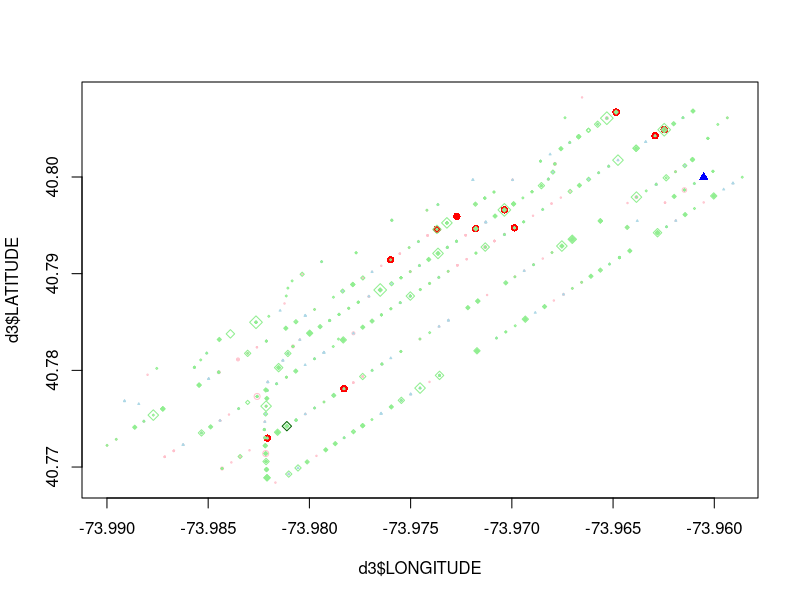

Reproduce this figure in R.
# October 15, 2015
library(dplyr)
library(lubridate)

# reads in data
d <- read.csv("CB7-10023-10024-10025-10069.csv", stringsAsFactors = FALSE, header = TRUE)

# d$hurt is greater than 0 if someone is injured or killed
d$hurt <- d[,11] + d[,12]

# filter data to include only rows w/ injury or death
d2 <- filter(d, d$hurt >0)

col <- c("pink","red","lightblue","blue","lightgreen","darkgreen")
size <- c(.2,1,.2,1,.2,1)

# first plot location of pedestrians injured
d3 <- filter (d2, d2[,13]>0)
sym <- c(1,16,2,17,5,23)
plot(d3$LONGITUDE,d3$LATITUDE,col=col[1], cex =size[1]*d3[,13], pch=sym[1])

# plot columns 14 - 18, each with a different color and shape
for (i in (2:6)) {
   d3 <- filter (d2,d2[,i+12]>0)
   points(d3$LONGITUDE,d3$LATITUDE,col=col[i], cex =size[i]*d3[,i+12], pch=sym[i])
}
